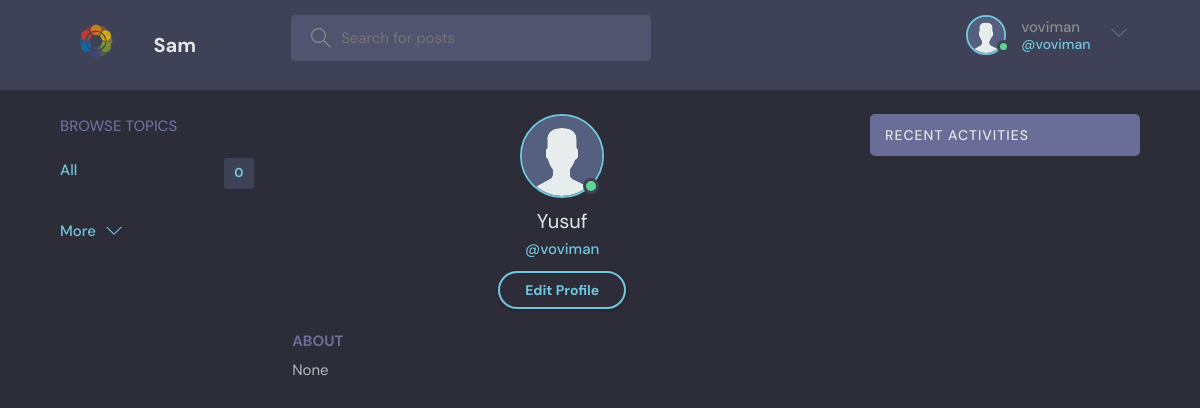
The page /profile/1/ (signed in) on the database its author committed.
### base/models.py (models this page shows)
class User(AbstractUser):
    name = models.CharField(max_length=200, null=True)
    email = models.EmailField(unique=True, null=True)
    bio = models.TextField(null=True)
    avatar = models.ImageField(null=True, default="avatar.svg")
    USERNAME_FIELD = 'email'
    REQUIRED_FIELDS = ['username']

### base/views.py (the view)
# urls.py: path('profile/<str:pk>/', views.userProfile, name="user-profile"),
def userProfile(request, pk):
    user = User.objects.get(id=pk)
    rooms = user.room_set.all()
    room_messages = user.message_set.all()
    topics = Topic.objects.all()
    context = {'user': user, 'rooms': rooms,
               'room_messages': room_messages, 'topics': topics}
    return render(request, 'base/profile.html', context)

### base/templates/base/profile.html (shortened to what this page needs)
{% extends 'main.html' %}
{% block content %}
<main class="profile-page layout layout--3">
  <div class="container">
    {% include 'base/topics_component.html' %}
    <div class="roomList">
      <div class="profile">
        <div class="profile__avatar">
          <div class="avatar avatar--large active">
            <img src="{{user.avatar.url}}" />
          </div>
        </div>
        <div class="profile__info">
          <h3>{{user.name}}</h3>
          <p>@{{user.username}}</p>
          {% if request.user == user %}
          <a href="{% url 'update-user' %}" class="btn btn--main btn--pill">Edit Profile</a>
          {% endif %}
        </div>
        <div class="profile__about">
          <h3>About</h3>
          <p>
            {{user.bio}}
          </p>
        </div>
      </div>
    </div>
    {% include 'base/activity_component.html' %}
  </div>
</main>
{% endblock content %}

### templates/navbar.html (shortened to what this page needs)
{% load static %}
<header class="header header--loggedIn">
    <div class="container">
        <a href="{% url 'home' %}" class="header__logo">
            <img class="logo" src="/static/images/logo.svg" />
            <h1>Sam</h1>
        </a>
        <form class="header__search" method="GET" action="{% url 'home' %}">
            <label>
                <input name="q" placeholder="Search for posts" />
            </label>
        </form>
        <nav class="header__menu">
            {% if request.user.is_authenticated %}
            <div class="header__user">
                <a href="{% url 'update-user' %}">
                    <div class="avatar avatar--medium active">
                        <img src="{{request.user.avatar.url}}" />
                    </div>
                    <p>{{request.user.username}} <span>@{{request.user.username}}</span></p>
                </a>
                <button class="dropdown-button">
                    <svg version="1.1" xmlns="http://www.w3.org/2000/svg" width="32" height="32" viewBox="0 0 32 32">
                        <title>chevron-down</title>
                        <path d="M16 21l-13-13h-3l16 16 16-16h-3l-13 13z"></path>
                    </svg>
                </button>
            </div>
            {% else %}
            <a href="{% url 'login' %}">
                <img src="{% static 'images/avatar.svg' %}" />
                <p>Login</p>
            </a>
            {% endif %}
        </nav>
    </div>
</header>

### static/styles/style.css (style rules this page uses)
:root { --color-main: #71c6dd; --color-main-light: #e1f6fb; --color-dark: #3f4156; --color-dark-medium: #51546e; --color-dark-light: #696d97; --color-light: #e5e5e5; --color-gray: #8b8b8b; --color-light-gray: #b2bdbd; --color-bg: #2d2d39; --color-success: #5dd693; --color-error: #fc4b0b; }
* { font-family: "DM Sans", -apple-system, BlinkMacSystemFont, "Segoe UI", Roboto, Oxygen, Ubuntu, Cantarell, "Open Sans", "Helvetica Neue", sans-serif; margin: 0; padding: 0; box-sizing: border-box; text-rendering: optimizeLegibility; font-size: inherit; }
html { font-size: 56.25%; }
@media only screen and (min-width: 1200px) { html { font-size: 62.5%; } }
body { line-height: 1.6; font-weight: 400; font-size: 1.5rem; color: var(--color-light-gray); background-color: var(--color-bg); min-height: 100vh; }
img { width: 100%; }
a { display: inline-block; color: var(--color-main); text-decoration: none; }
.container { max-width: 120rem; width: 90%; margin: auto; }
.btn { background-color: transparent; border: none; display: inline-flex; align-items: center; gap: 1rem; cursor: pointer; transition: all ease-in-out 0.3s; padding: 1rem 2rem; border-radius: 5px; box-shadow: 1px 1px 3px 1px rgba(0, 0, 0, 0.15); font-weight: 500; }
.btn--main { background-color: var(--color-main); color: var(--color-dark); }
.btn--pill { border-radius: 10rem; font-size: 1.4rem; font-weight: 700; padding: 6px 2.5rem; color: var(--color-main); background: transparent; border: 2px solid var(--color-main); }
.avatar { position: relative; display: inline-block; border-radius: 50%; border: 2px solid var(--color-main); }
.avatar img { display: block; border-radius: 50%; object-fit: cover; object-position: center; }
.avatar::after { content: ""; display: block; position: absolute; background-color: var(--color-gray); z-index: 111; border-radius: 50%; border: 0.3rem solid var(--color-dark); }
.avatar.active::after { background-color: var(--color-success); }
.avatar.avatar--medium img { width: 3.6rem; height: 3.6rem; border-radius: 50%; }
.avatar.avatar--medium:after { width: 0.7rem; height: 0.7rem; bottom: 0px; right: -6px; }
.avatar.avatar--large img { display: block; width: 8rem; height: 8rem; border-radius: 50%; }
.avatar.avatar--large:after { width: 1rem; height: 1rem; bottom: 2px; right: 3.5px; }
.header { padding: 1.5rem; background-color: var(--color-dark); }
.header > .container { display: flex; gap: 9.5rem; }
.header__logo, .header__user { display: flex; gap: 2rem; align-items: center; justify-content: space-between; }
.header__logo > img { height: 6rem; width: 6rem; }
.header__logo > h1 { font-weight: 700; font-size: 2rem; color: var(--color-light); }
.header__search > label { background-color: var(--color-dark-medium); padding: 1.3rem 1rem; display: flex; align-items: center; gap: 1rem; border-radius: 4px; }
.header__search svg { fill: var(--color-gray); width: 2rem; height: 2rem; margin-left: 1rem; }
.header__search input { width: 30rem; background: transparent; border: none; outline: none; color: var(--color-light); }
.header__menu { margin-left: auto; position: relative; }
.header__menu a { display: flex; gap: 1.5rem; align-items: center; font-weight: 500; text-decoration: none; color: var(--color-gray); }
.header__menu img { height: 3.6rem; }
.header__menu p { line-height: 1.2; }
.header__menu span { color: var(--color-main); font-weight: 500; font-size: 1.4rem; display: block; }
.header__menu svg { width: 1.6rem; height: 1.6rem; fill: var(--color-dark-light); }
.dropdown-button { background: transparent; border: 0; outline: 0; cursor: pointer; }
.layout { margin-top: 2.4rem; }
.layout > .container { display: flex; justify-content: space-between; align-items: flex-start; }
.layout--3 > .container > div:nth-child(2) { flex-basis: 50%; }
.profile { margin-bottom: 3rem; }
.profile__avatar { text-align: center; }
.profile__info { text-align: center; }
.profile__info h3 { font-size: 2rem; color: var(--color-light); font-weight: 400; }
.profile__info p { color: var(--color-main); font-weight: 500; margin-bottom: 1rem; }
.profile__about { margin-top: 2rem; }
.profile__about h3 { text-transform: uppercase; color: var(--color-dark-light); margin-bottom: 0.5rem; }

### rows shown on the page
User: user.avatar (placeholder picture), user.username "voviman", avatar (placeholder picture), name "Yusuf", username "voviman", bio "None"

### other values the page prints
{{ topics.count }} "0"
